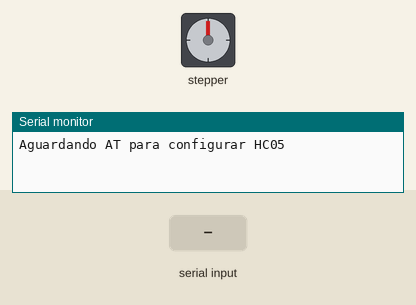
This sketch was run on a simulated Arduino Uno, built with avr-gcc and run on an emulated ATmega328P. Parts: stepper motor, the last lines printed to the serial monitor. Wiring (inferred from the names in the program): stepper motor driver (200 steps per turn assumed): step pin 3; direction pin 2. Inputs (shaded band) come from the test bench.

Above: at 1.2 s.
1.3 s: "L" received over the second serial link
At 1.9 s:
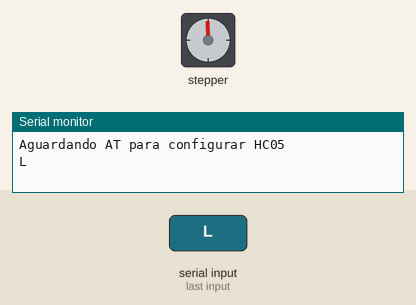
2.8 s: "R" received over the second serial link
At 3.1 s:
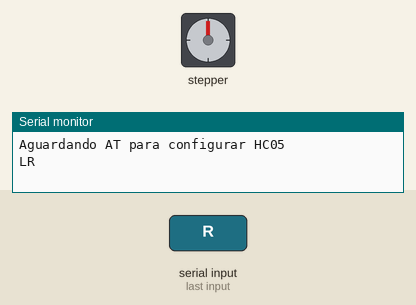
Timing chart, 0 to 5.8 s (numbered marks = the images above; inputs shaded):
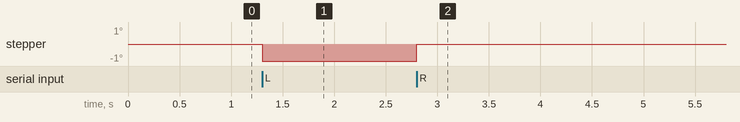

The sketch:

recep_completo.ino
```cpp
#include <SoftwareSerial.h>
SoftwareSerial HC05(10, 11);/* RX pino 11 , TX pino 10 */
const int DIR   = 2;
const int STEP  = 3;

void setup()
{
  pinMode(DIR , OUTPUT);
  pinMode(STEP, OUTPUT);
  Serial.begin(9600); /* Porta Serial do computador */
  HC05.begin(38400);    /* Porta Serial do HC05 */
  Serial.println("Aguardando AT para configurar HC05");
}
void loop()
{
if (HC05.available()) {
       while (HC05.available()) /* recebendo dados HC05 */
      {
       char c = HC05.read(); /* Leitura  */
       Serial.write(c); /* Escreve na porta Serial */
            if (c=='L')        {
                 digitalWrite(DIR, LOW);    //Define sentido de Rotação
                digitalWrite(STEP, HIGH);
               delayMicroseconds(500);
              digitalWrite(STEP, LOW);
             delayMicroseconds(500);
                } else if (c =='R') {
                 digitalWrite(DIR, HIGH);
            digitalWrite(STEP, HIGH);
               delayMicroseconds(500);
              digitalWrite(STEP, LOW);
             delayMicroseconds(500);
               }
      }
   }
}
```
